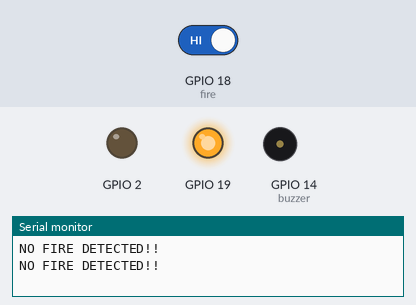
The sketch below on a simulated ESP32. On the bench: output pins drawn as LEDs (lit = HIGH), buzzer (waves = sounding, pin HIGH), the last lines printed to the serial monitor. The inputs (shaded band) are chosen by the test bench; at power-on: GPIO 18 (fire) HIGH. WiFi joins after 1.5 s; servers stay silent unless stated.

Above: at 5.0 s.
5.1 s: GPIO 18 (fire) driven LOW
At 5.6 s:
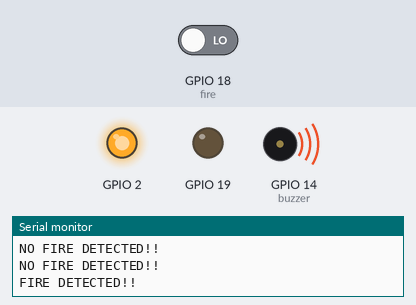
6.8 s: GPIO 18 (fire) driven HIGH
At 7.9 s:
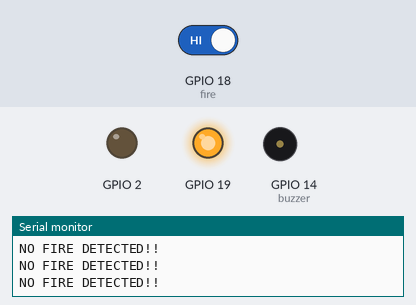
Timing chart, 0 to 9.8 s (numbered marks = the images above; inputs shaded):
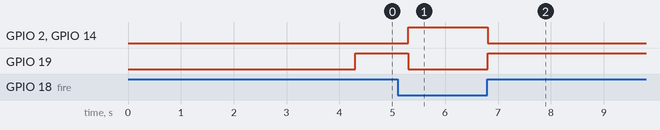

The sketch:

code.ino
```cpp
#define BLYNK_TEMPLATE_ID "YOUR_BLYNK_TEMPLATE_ID"
#define BLYNK_TEMPLATE_NAME "YOUR_BLYNK_TEMPLATE_NAME"
#define BLYNK_AUTH_TOKEN "YOUR_BLYNK_AUTH_TOKEN"
#define BLYNK_PRINT Serial

#include <WiFi.h>
#include <WiFiClient.h>
#include <BlynkSimpleEsp32.h>

char auth[] = "YOUR_BLYNK_TEMPLATE_NAME";
char ssid[] = "YOUR_SSID";
char pass[] = "YOUR_WIFI_PASSWORD";

BlynkTimer timer;

#define fire 18  // connected fire sensor pin number to ESP-32
#define buzzer  14  // connected buzzer pin number to ESP-32
int fire_Val = 0;

WidgetLED led(V1);

void setup()
{
  Serial.begin(9600);
  pinMode(fire, INPUT);
  pinMode(buzzer, OUTPUT);
  pinMode(19, OUTPUT);
  pinMode(2, OUTPUT);
  Blynk.begin(auth, ssid, pass);
  delay(2000);
  timer.setInterval(500L, mySensor);
}

void loop()
{
  Blynk.run();
  timer.run();
}
void mySensor()
{
  fire_Val = digitalRead(fire);

  if (fire_Val == LOW)
  {
    digitalWrite(buzzer, HIGH);
    digitalWrite(2, HIGH);
    digitalWrite(19, LOW);
    Blynk.virtualWrite(V0, 1);
    Blynk.notify("Fire detected!");
    Blynk.email("YOUR_EMAIL@email.com","Alert","Fire detected!!");
    Blynk.logEvent("fire_alert");
    Serial.println("FIRE DETECTED!!");
    led.on();
  }

  else
  {
    digitalWrite(buzzer, LOW);
    digitalWrite(2, LOW);
    digitalWrite(19, HIGH);
    Blynk.virtualWrite(V0, 0);
    Serial.println("NO FIRE DETECTED!!");
    led.off();
  }
}
```

Measured:
- after the input at 5.1 s, GPIO 2, GPIO 14 (buzzer): LOW → HIGH after 0.20 s; GPIO 19: HIGH → LOW after 0.20 s
- after the input at 6.8 s, GPIO 2, GPIO 14 (buzzer): HIGH → LOW at once; GPIO 19: LOW → HIGH at once
